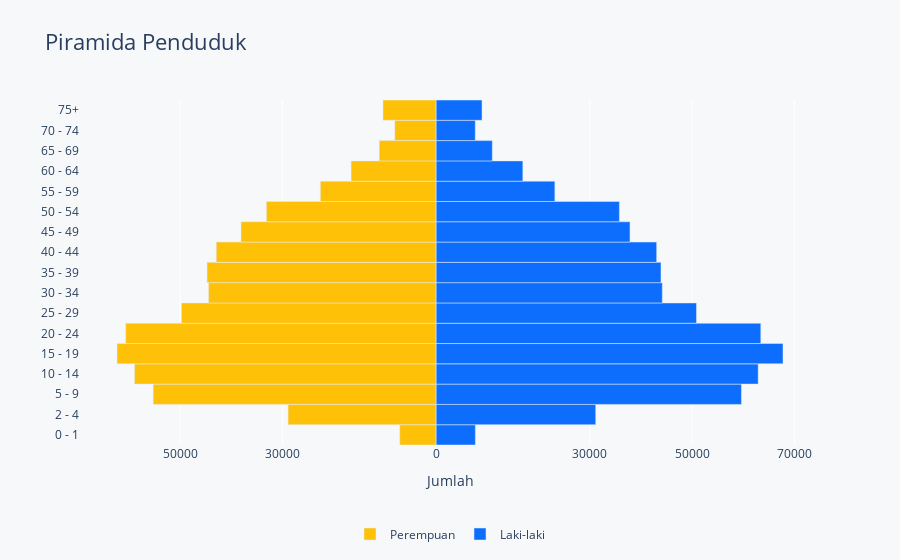

Here is the notebook cell this chart was saved with:
### Code cell
import plotly.graph_objects as gp
# Creating instance of the figure 
fig = gp.Figure() 
  

# Adding Female data to the figure 
fig.add_trace(gp.Bar(y = y_age, x = x_F, 
                     name = 'Perempuan', orientation = 'h',
                     marker=dict(color='#ffc107'),
                     hovertemplate='Perempuan Umur %{y}<br>Jumlah: %{customdata}<extra></extra>',
                     customdata=[abs(x) for x in x_F]
                     )) 

# Adding Male data to the figure 
fig.add_trace(gp.Bar(y= y_age, x = x_M,  
                     name = 'Laki-laki',  
                     orientation = 'h',
                     marker=dict(color='#0d6efd'),
                     hovertemplate='Laki-laki Umur %{y}<br> %{x}<extra></extra>')) 

  
# Updating the layout for our graph 
fig.update_layout(title = 'Piramida Penduduk', 
                 title_font_size = 22, barmode = 'relative', 
                 bargap = 0.0, bargroupgap = 0, 
                 xaxis = dict(tickvals = tick_vals, 
                              ticktext = tick_str, 
                              title = 'Jumlah', 
                              title_font_size = 14),
                legend=dict(
                        orientation='h',
                        yanchor='bottom',
                        y=-0.3,  # Adjust this value to move the legend up or down
                        xanchor='center',
                        x=0.5
                ),
                plot_bgcolor='#f6f8fa',  # Set background color of the plot area to green
                paper_bgcolor='#f6f8fa'  # Set background color of the entire canvas to green 
)
  
fig.show()

### Figure 1 — Plotly figure (JSON) as saved in the notebook; plotly's stock layout.template omitted (floating-point values rounded to 4 significant figures)
{"data": [{"customdata": [7111, 28925, 55267, 58918, 62332, 60634, 49743, 44449, 44751, 42947, 38118, 33159, 22622, 16619, 11118, 8090, 10386], "hovertemplate": "Perempuan Umur %{y}<br>Jumlah: %{customdata}<extra></extra>", "marker": {"color": "#ffc107"}, "name": "Perempuan", "orientation": "h", "type": "bar", "x": [-7111, -28925, -55267, -58918, -62332, -60634, -49743, -44449, -44751, -42947, -38118, -33159, -22622, -16619, -11118, -8090, -10386], "y": ["0 - 1", "2 - 4", "5 - 9", "10 - 14", "15 - 19", "20 - 24", "25 - 29", "30 - 34", "35 - 39", "40 - 44", "45 - 49", "50 - 54", "55 - 59", "60 - 64", "65 - 69", "70 - 74", "75+"]}, {"hovertemplate": "Laki-laki Umur %{y}<br> %{x}<extra></extra>", "marker": {"color": "#0d6efd"}, "name": "Laki-laki", "orientation": "h", "type": "bar", "x": [7655, 31161, 59619, 62885, 67733, 63400, 50836, 44164, 43901, 43060, 37852, 35784, 23180, 16926, 10960, 7635, 8956], "y": ["0 - 1", "2 - 4", "5 - 9", "10 - 14", "15 - 19", "20 - 24", "25 - 29", "30 - 34", "35 - 39", "40 - 44", "45 - 49", "50 - 54", "55 - 59", "60 - 64", "65 - 69", "70 - 74", "75+"]}], "layout": {"bargap": 0, "bargroupgap": 0, "barmode": "relative", "legend": {"orientation": "h", "x": 0.5, "xanchor": "center", "y": -0.3, "yanchor": "bottom"}, "paper_bgcolor": "#f6f8fa", "plot_bgcolor": "#f6f8fa", "title": {"font": {"size": 22}, "text": "Piramida Penduduk"}, "xaxis": {"ticktext": ["70000", "50000", "30000", "0", "70000", "50000", "30000"], "tickvals": [-70000, -50000, -30000, 0, 70000, 50000, 30000], "title": {"font": {"size": 14}, "text": "Jumlah"}}}}
